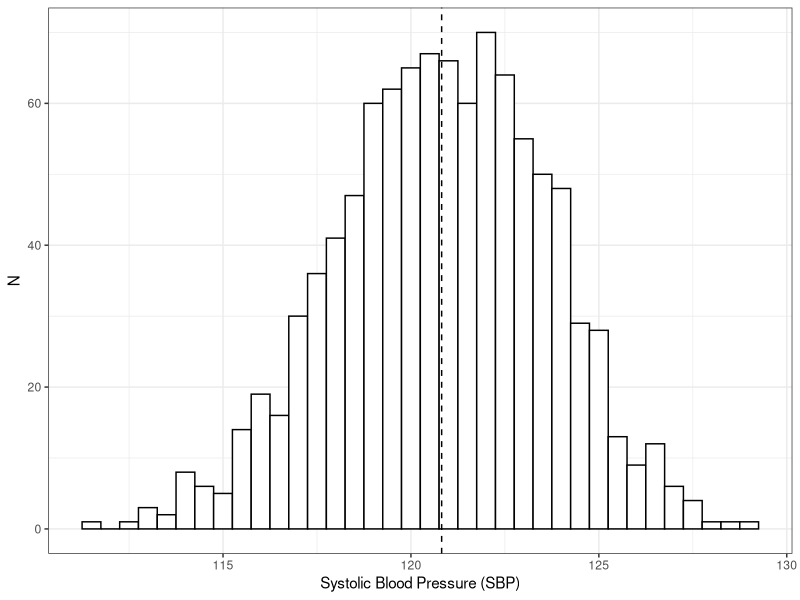
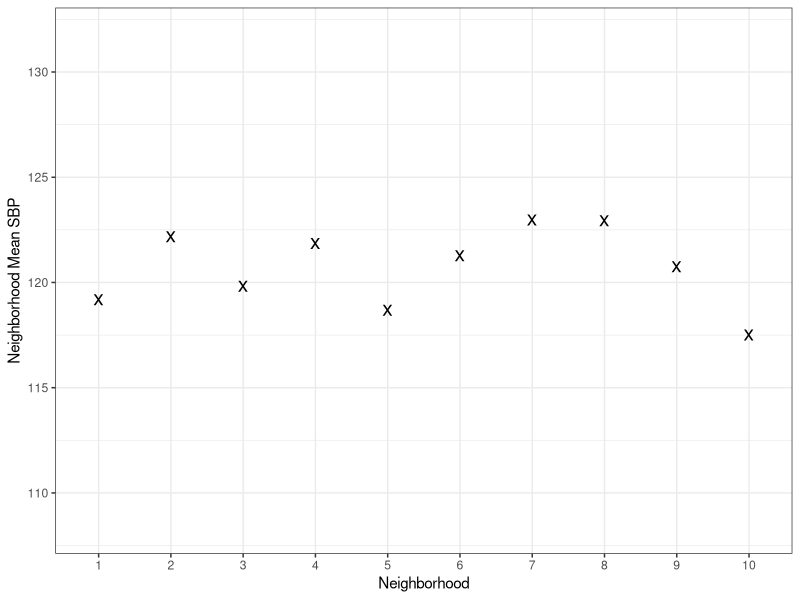
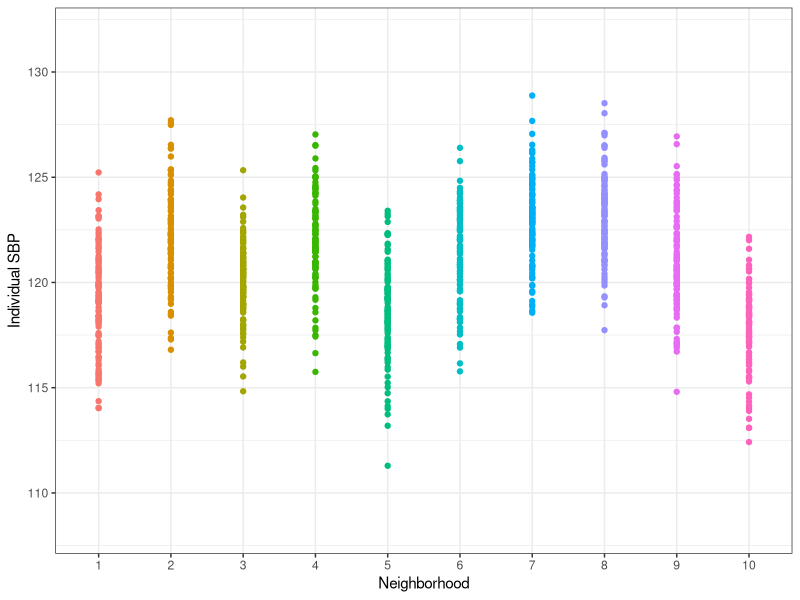
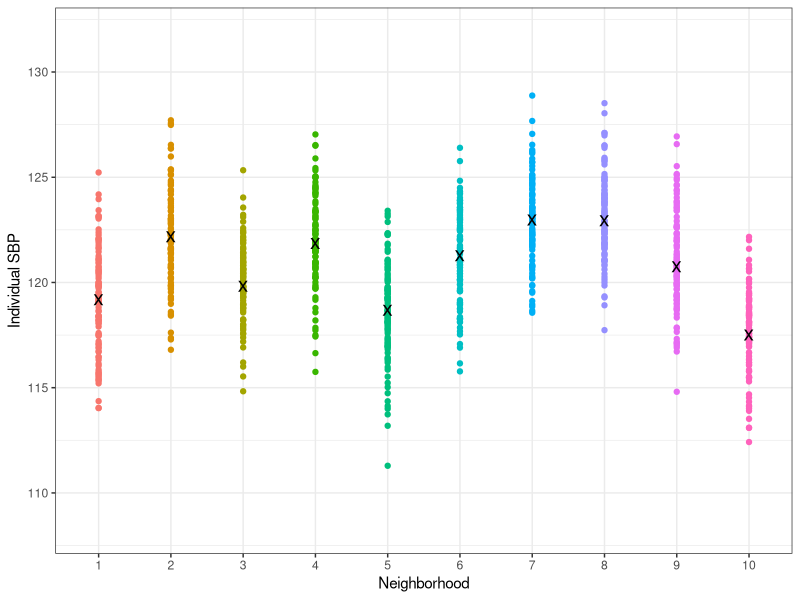

Write the R code that produced these figures, in order.
require(ggplot2)
require(ragg)

mu_pop <- 120

sigma_pop <- 5

sigma_neighborhood <- 3

J <- 10
N <- 100

neighborhoods <- rep(1:J, N)

neighborhood_means <- rnorm(J, mu_pop, sqrt(sigma_neighborhood))

ind_sbp <- rnorm(N*J, neighborhood_means[neighborhoods], sqrt(sigma_pop))

hg <- ggplot(data.frame(x=ind_sbp)) + geom_histogram(aes(x=x), binwidth=0.5, colour = "black", fill = "white") + theme_bw() + 
geom_vline(xintercept = mean(ind_sbp), linetype = "dashed") +
xlab("Systolic Blood Pressure (SBP)") +
ylab("N")

pdf("output/ind_sbp_hist.pdf", width = 6, height = 4)
print(hg)
dev.off()

sbp_limits <- c(min(ind_sbp)-3, max(ind_sbp)+3)

## Make a plot of neighborhood means, ordered from least to greatest
ng <- ggplot(data = data.frame(x=as.factor(1:J), y = neighborhood_means), 
aes(x=x,y=y)) + 
geom_point(shape = "x", size = 5) + 
xlab("Neighborhood") +
ylab("Neighborhood Mean SBP") + 
theme_bw() +
ylim(sbp_limits)

pdf("output/neighborhood_sbp_means.pdf", width = 6, height = 4)
plot(ng)
dev.off()

## Make a plot of neighborhood means, ordered from least to greatest
ig <- ggplot() +
geom_point(data = data.frame(x=as.factor(neighborhoods), y = ind_sbp), aes(x=x,y=y, colour = x)) + 
#geom_point(data = data.frame(x=as.factor(1:J), y = neighborhood_means), aes(x=x,y=y), shape = "x", size = 5) +
xlab("Neighborhood") +
ylab("Individual SBP") +
theme_bw() +
theme(legend.position = "none") +
ylim(sbp_limits)

pdf("output/ind_sbp_means.pdf", width = 6, height = 4)
print(ig)
dev.off()

## Make a plot of neighborhood means, ordered from least to greatest
ig2 <- ggplot() +
geom_point(data = data.frame(x=as.factor(neighborhoods), y = ind_sbp), aes(x=x,y=y, colour = x)) + 
geom_point(data = data.frame(x=as.factor(1:J), y = neighborhood_means), aes(x=x,y=y), shape = "x", size = 5) +
xlab("Neighborhood") +
ylab("Individual SBP") +
theme_bw() +
theme(legend.position = "none") +
ylim(sbp_limits)

pdf("output/ind_neigh_sbp_means.pdf", width = 6, height = 4)
print(ig2)
dev.off()

 
